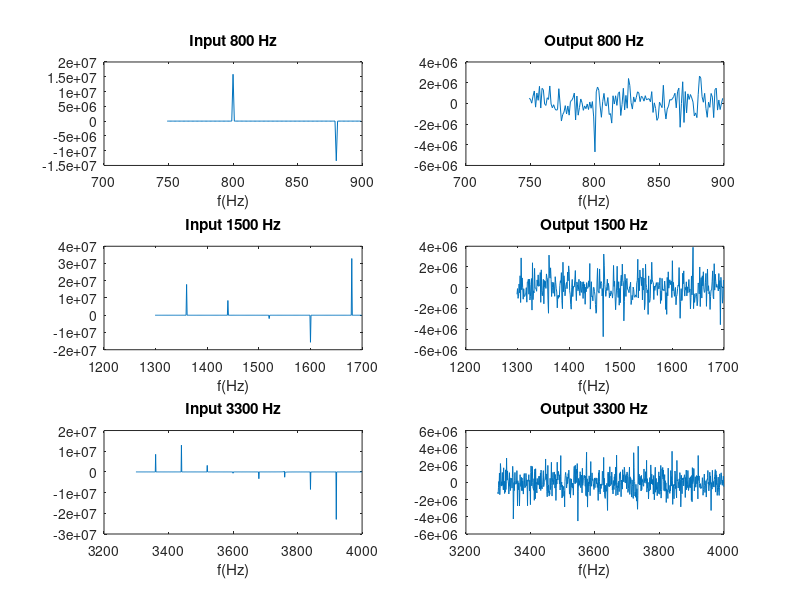

Here is the MATLAB script that generated this plot:
load in.dat -ascii
n_spectra = size(in,2);
fs = n_spectra;
%f=(0:1/1024:(n_spectra-1)/1024)*fs;
omega = -pi:2*pi/n_spectra:pi-2*pi/n_spectra;     % Frequency range
f=(0:n_spectra-1)/(n_spectra/fs);
%n_time = 0:n_spectra-1;
% Comparación entrada procesada, salida simulada, salida procesada
% Filtro original
%Hd = freqz(cof,1,omega);       % Frequency response
%mag = 20*log10(Hd);
magFFT_in = fft(in);
load out_lab4_7_3step3.dat -ascii
magFFT_out = fft(out_lab4_7_3step3);
%Hd_bs = freqz(cof2,1,omega);
%mag_bs = 20*log10(Hd_bs);
%mag_in=20*log10(abs(magFFT_in(820/fs*n_spectra:850/fs*n_spectra)));     
range836hz=750:900;
range1500hz=1300:1700;
range3300hz=3300:4000;
%subplot(321),plot(n_time,input), title('Input Waveform'),xlabel('rads/sec')
%subplot(321),plot(f(range3300hz),magFFT_in(range3300hz),'r'), title('Input 3300 Hz'),xlabel('f(Hz)')
subplot(321),plot(f(range836hz),magFFT_in(range836hz)), title('Input 800 Hz'),xlabel('f(Hz)')
subplot(322),plot(f(range836hz),magFFT_out(range836hz)), title('Output 800 Hz'),xlabel('f(Hz)')
subplot(323),plot(f(range1500hz),magFFT_in(range1500hz)), title('Input 1500 Hz'),xlabel('f(Hz)')
subplot(324),plot(f(range1500hz),magFFT_out(range1500hz)), title('Output 1500 Hz'),xlabel('f(Hz)')
subplot(325),plot(f(range3300hz),magFFT_in(range3300hz)), title('Input 3300 Hz'),xlabel('f(Hz)')
subplot(326),plot(f(range3300hz),magFFT_out(range3300hz)), title('Output 3300 Hz'),xlabel('f(Hz)')
